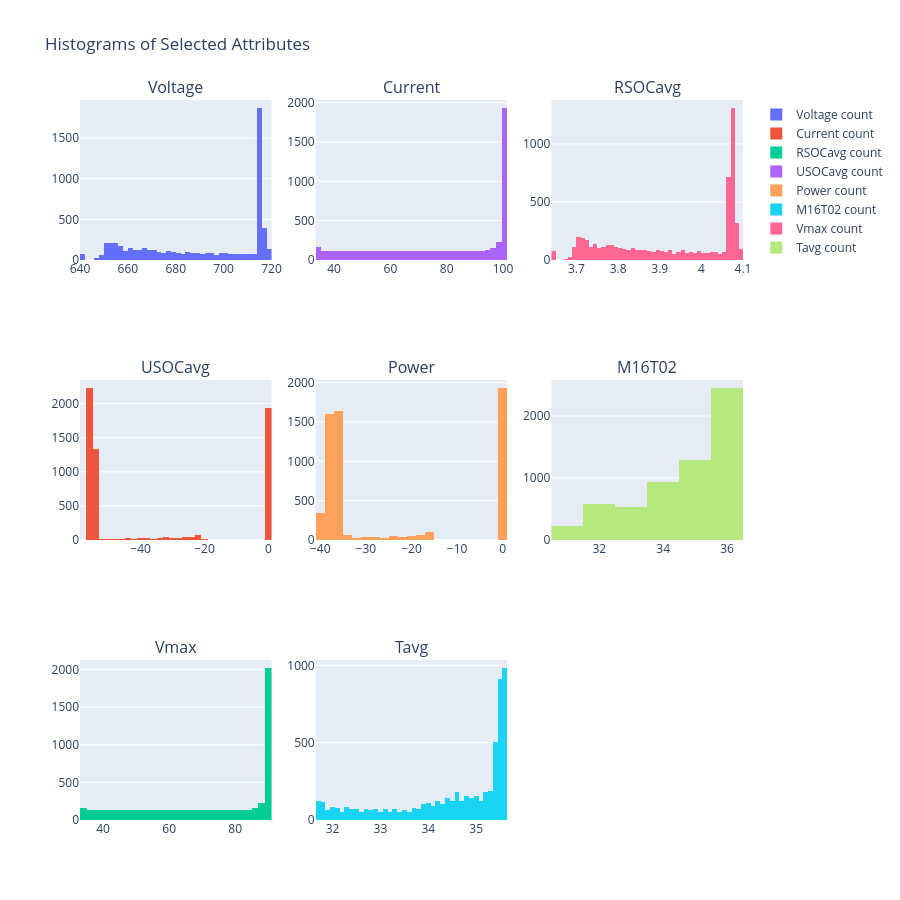

Source (notebook cell):
### Code cell
histogram_attributes = ["Voltage", "Current", "RSOCavg", "USOCavg", "Power", "M16T02",
	 	 	 "Vmax", "Tavg"]
# attributes we want in our histogram grid
showHistograms(data, histogram_attributes, 3, 900, 900)

### Figure 1 — Plotly figure (JSON) as saved in the notebook; plotly's stock layout.template omitted (floating-point values rounded to 4 significant figures; data arrays with more than 128 entries replaced by an {"elided": "..."} marker saying what was removed)
{"data": [{"name": "Voltage count", "type": "histogram", "x": {"elided": "6009 float values"}, "xaxis": "x", "yaxis": "y"}, {"name": "Current count", "type": "histogram", "x": {"elided": "6009 float values"}, "xaxis": "x4", "yaxis": "y4"}, {"name": "RSOCavg count", "type": "histogram", "x": {"elided": "6009 float values"}, "xaxis": "x7", "yaxis": "y7"}, {"name": "USOCavg count", "type": "histogram", "x": {"elided": "6009 int values"}, "xaxis": "x2", "yaxis": "y2"}, {"name": "Power count", "type": "histogram", "x": {"elided": "6009 float values"}, "xaxis": "x5", "yaxis": "y5"}, {"name": "M16T02 count", "type": "histogram", "x": {"elided": "6009 float values"}, "xaxis": "x8", "yaxis": "y8"}, {"name": "Vmax count", "type": "histogram", "x": {"elided": "6009 float values"}, "xaxis": "x3", "yaxis": "y3"}, {"name": "Tavg count", "type": "histogram", "x": {"elided": "6009 int values"}, "xaxis": "x6", "yaxis": "y6"}], "layout": {"annotations": [{"font": {"size": 16}, "showarrow": false, "text": "Voltage", "x": 0.1444, "xanchor": "center", "xref": "paper", "y": 1, "yanchor": "bottom", "yref": "paper"}, {"font": {"size": 16}, "showarrow": false, "text": "Current", "x": 0.5, "xanchor": "center", "xref": "paper", "y": 1, "yanchor": "bottom", "yref": "paper"}, {"font": {"size": 16}, "showarrow": false, "text": "RSOCavg", "x": 0.8556, "xanchor": "center", "xref": "paper", "y": 1, "yanchor": "bottom", "yref": "paper"}, {"font": {"size": 16}, "showarrow": false, "text": "USOCavg", "x": 0.1444, "xanchor": "center", "xref": "paper", "y": 0.6111, "yanchor": "bottom", "yref": "paper"}, {"font": {"size": 16}, "showarrow": false, "text": "Power", "x": 0.5, "xanchor": "center", "xref": "paper", "y": 0.6111, "yanchor": "bottom", "yref": "paper"}, {"font": {"size": 16}, "showarrow": false, "text": "M16T02", "x": 0.8556, "xanchor": "center", "xref": "paper", "y": 0.6111, "yanchor": "bottom", "yref": "paper"}, {"font": {"size": 16}, "showarrow": false, "text": "Vmax", "x": 0.1444, "xanchor": "center", "xref": "paper", "y": 0.2222, "yanchor": "bottom", "yref": "paper"}, {"font": {"size": 16}, "showarrow": false, "text": "Tavg", "x": 0.5, "xanchor": "center", "xref": "paper", "y": 0.2222, "yanchor": "bottom", "yref": "paper"}], "height": 900, "title": {"text": "Histograms of Selected Attributes"}, "width": 900, "xaxis": {"anchor": "y", "domain": [0, 0.2889]}, "xaxis2": {"anchor": "y2", "domain": [0.3556, 0.6444]}, "xaxis3": {"anchor": "y3", "domain": [0.7111, 1]}, "xaxis4": {"anchor": "y4", "domain": [0, 0.2889]}, "xaxis5": {"anchor": "y5", "domain": [0.3556, 0.6444]}, "xaxis6": {"anchor": "y6", "domain": [0.7111, 1]}, "xaxis7": {"anchor": "y7", "domain": [0, 0.2889]}, "xaxis8": {"anchor": "y8", "domain": [0.3556, 0.6444]}, "xaxis9": {"anchor": "y9", "domain": [0.7111, 1]}, "yaxis": {"anchor": "x", "domain": [0.7778, 1]}, "yaxis2": {"anchor": "x2", "domain": [0.7778, 1]}, "yaxis3": {"anchor": "x3", "domain": [0.7778, 1]}, "yaxis4": {"anchor": "x4", "domain": [0.3889, 0.6111]}, "yaxis5": {"anchor": "x5", "domain": [0.3889, 0.6111]}, "yaxis6": {"anchor": "x6", "domain": [0.3889, 0.6111]}, "yaxis7": {"anchor": "x7", "domain": [0, 0.2222]}, "yaxis8": {"anchor": "x8", "domain": [0, 0.2222]}, "yaxis9": {"anchor": "x9", "domain": [0, 0.2222]}}}
